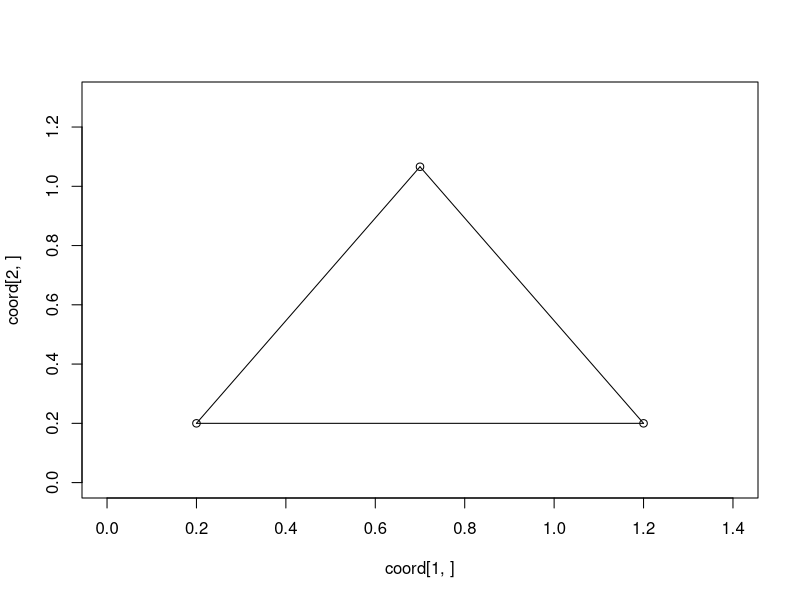
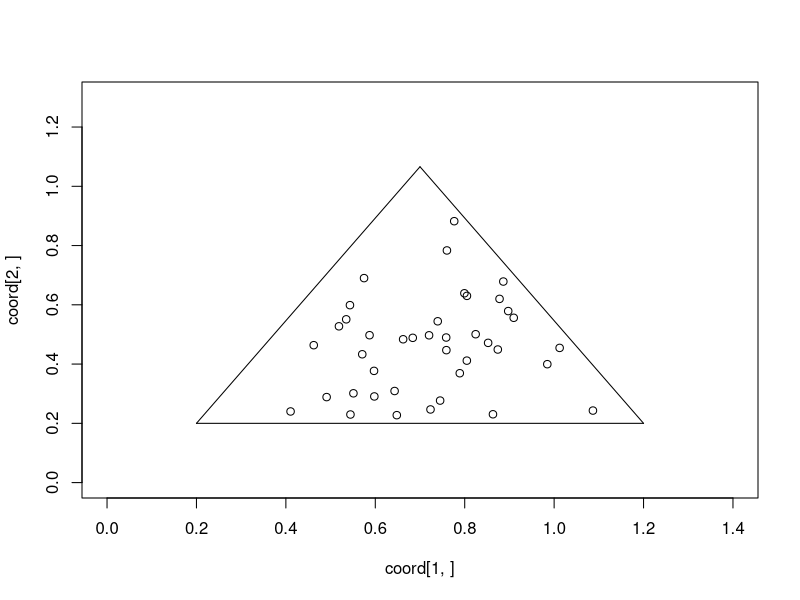

Here is the R script that generated these plots, in order: (Note: this script raises an error after producing the figures.)
library(MASS)
library(ggplot2)
library(dplyr)


norm_data <- function(data) {
  ## transform to column matrix if vector
  ## ensures that functions work also with one data point only
  if (is.null(dim(data))) {
    data <- t(matrix(data))
  }
  if(class(data)=="data.frame"){
    data <- as.matrix(data)
  }
  ## check presence of 0s or negative values
  if (any(data <= 0)) {
    stop("All values should be positive")
  }
  data
}


Inner_product<-function(x,y){
  
  x<-norm_data(x)  
  y<-norm_data(y)  

  if(ncol(x)!=ncol(y)){
    stop("x and y should have the same dimension")
  }
  if(nrow(x)!=1 && nrow(y)!=1){
    stop("wrong dimension")
  }
  D<-ncol(x)
  somme<-0
  for(i in 1:D){
    somme=somme+sum(log(x[i]/x)*log(y[i]/y))  
  }
  somme/(2*D)
}


norm_simplex<-function(x){
  
  sqrt(Inner_product(x,x))
}



closure <- function(data, k=1){
  data <- norm_data(data)
  c=rowSums(data)
  k * data / c
}

perturbation <- function(data, multiple){
  data <- norm_data(data)
  ## multiply each row in data by values in multiple
  new.data <- sweep(data, 2, multiple, "*")
  closure(new.data)
}


power <- function(data, alpha){
  data <- norm_data(data)
  new.data <- data^alpha
  closure(new.data)
}

clr <- function(data){
  data <- norm_data(data)
  ## Log transform ...
  log.data <- log(data)
  ## ... and center
  clr.data <- log.data - rowMeans(log.data)
}

mult<-function(x,t){
  
  return(x*t)
}

ternary_diagram<-function(data){
  u0=0.2;
  v0=0.2;
  A=c(u0+0.5,v0+sqrt(3)/2)
  B=c(u0,v0)
  C=c(u0+1,v0)
  
  k=sum(data[1,])
  coord=(1./k)*(sapply(data[,1],mult,t=A)+sapply(data[,2],mult,t=B)+sapply(data[,3],mult,t=C))
  plot(coord[1,],coord[2,],xlim=c(u0-0.2,u0+1.2),ylim=c(v0-0.2,v0+1.1))
  segments(B[1],B[2],A[1],A[2])
  segments(C[1],C[2],A[1],A[2])
  segments(B[1],B[2],C[1],C[2])
  
}



ligne<-function(x0,x){
  alpha=seq(-100,100,length=1000)
  perturbation(t(sapply(alpha,power,data=x)),x0)
}

simu_simplexe<-function(D,k,N){
  simplexe=matrix(runif(D*N,max=k),N,D)
  simplexe=k*apply(simplexe,2,function(x,j){x/j},j=rowSums(simplexe))
  simplexe
}



clr_inverse<-function(data,k){
  e=exp(data)
  closure(e,k)
}

Base_SIGMA_matrix<-function(D){
  mat=matrix(0,nrow=(D-1),ncol=D)
  for(i in 1:(D-1)){
    for(j in 1:(D-i)){
      mat[D-i,j]=sqrt(1/((D-i)*(D-i+1)))
    }
    mat[D-i,(D-i+1)]=-sqrt((D-i)/(D-i+1))
  }
  mat
}


Base_binary_matrix<-function(D){
  mat=matrix(0,nrow=(D-1),ncol=D)
  for(i in 1:(D-1)){
    for(j in 1:(D-i)){
      mat[D-i,j]=1
    }
    mat[D-i,(D-i+1)]=-1
  }
  mat
}

balance_coordinate=function(data,sequential_binary){
  D=dim(sequential_binary)[1]
  n=dim(data)[1]
  rs=cbind(apply(sequential_binary,1,function(x){return(sum(x==1))}),apply(sequential_binary,1,function(x){return(sum(x==-1))}))
  
  mat=matrix(0,nrow=n,ncol=D)
  
  for(i in 1:n){
    for(j in 1:D){
      mat[i,j]=sqrt(rs[j,1]*rs[j,2]/(rs[j,1]+rs[j,2]))*log((prod(data[i,which(sequential_binary[j,]==1)])^(1/rs[j,1]))/(prod(data[i,which(sequential_binary[j,]==-1)])^(1/rs[j,2])))
    }
  }
  mat
}

ilr<-function(data){
  clr(data)%*%t(Base_SIGMA_matrix(dim(data)[2])) 
}

ilr_inverse<-function(data,k){
  x=exp((data%*%Base_SIGMA_matrix(dim(data)[2]+1)))  
  
  closure(x,k)
}

variation_matrix<-function(data){
  D=dim(data)[2]
  mat=matrix(0,nrow=D,ncol=D)
  for(i in 1:D){
    for(j in 1:D){
      mat[i,j]=var(log(data[,i]/data[,j]))
    }
  }
  mat
}


cor_matrix<-function(data){
  
  if(nrow(data)==1){
    stop("correlation computation is impossible with one sample only.")
  }
  
  D <- ncol(data)
  mat <- matrix(0,nrow=D,ncol=D)
  for(i in 1:D){
    for(j in 1:D){
      mat[i,j] <- var(log(data[,i]/data[,j]))
    }
  }
  mat
}


normalised_variation_matrix <- function(data){
  log.data <- log(norm_data(data))
  ## test number of samples
  if (nrow(log.data) == 1) {
    stop("Variance computation is impossible with one sample only.")
  }
  D=ncol(log.data)
  mat=matrix(0, nrow = D, ncol = D)
  for(i in 1:D) {
    for(j in 1:i) {
      mat[i, j] <- mat[j, i] <- 0.5*var(log.data[, i] - log.data[, j])
    }
  }
  mat
}


center_data<-function(data){
  data <- norm_data(data)
  ## geometric mean = exponential of mean in log scale
  closure(exp(colMeans(log(data))))
}

totvar<-function(data){
  mean(rowSums(normalised_variation_matrix(data)))
}



center_scale<-function(data,center=TRUE,scale=TRUE){
  data <- norm_data(data)
  
  texte <- dimnames(data)
  if (center) {
    data <- perturbation(data, 1. / center_data(data))
  }
  if (scale) {
    data <- power(data, 1. / sqrt(totvar(data)))
  }
  dimnames(data) <- texte
  data
}


biplot<-function(data){
  
  data <- norm_data(data)
  n <- nrow(data)
  p <- ncol(data)
  
  
  
  Z=clr(data)

  C=cov(Z)
  
  vect=eigen(C)$vector
  val=eigen(C)$values
  
  x=Z%*%vect
  
  n=dim(data)[1]
  
  stats::biplot(x[,1:2],vect[,1:2])
}


marginal_univariate_distributions<-function(data){
  
  data_ilr <- ilr(data)
  D_1 <- dim(data_ilr)[2]
  n <- dim(data_ilr)[1]
  
  u_i <- apply(data_ilr,2,mean)  
  var_i <- apply(data_ilr,2,var)
  
  q <- t(data_ilr)-u_i
  q <- t(q/var_i)
  p <- pnorm(q)
  
  z <- apply(p,2,sort)
  somme_a <- 0
  somme_c <- 0
  somme_w <- 0
  
  for(r in 1:n){
    somme_a <- somme_a+(2*r-1)*(log(z[r,])+log(1-z[n+1-r,]))
    somme_c <- somme_c+(z[r,]-(2*r-1)/(2*n))^2
    somme_w=somme_w+z[r,]-1./2
  }
  
  
  mat <- matrix(c("significance level:", " 10", " 5", " 2.5", " 1",
                  "Anderson Darling:",  0.656, 0.787, 0.918, 1.092,
                  "Cramer von Mises", 0.104, 0.126, 0.148, 0.178,
                  "Watson", 0.096, 0.116, 0.136, 0.163
                                                        ),nrow=4,byrow=TRUE)
  
  Qa <- (25./(n^2)-4./n-1)*(somme_a/n+n)
  Qc <- (somme_c+1/(12*n))*((2*n+1)/(2*n))
  Qw <- Qc-((2*n+1)/2.)*(somme_w/n)^2
  
  
  rval <- list(significance_level=mat, Anderson_Darling=Qa, Cramer_von_Mises=Qc, Watson=Qw)
  class(rval) <- "marginale univariate"
  
  rval
}





Bivariate_angle_distribution<-function(data){
  
  data <- norm_data(data)
  
  data_ilr <- ilr(data)
  D_1 <- dim(data_ilr)[2]
  n <- dim(data_ilr)[1]
  
  u_i <- apply(data_ilr,2,mean)
  var_i <- apply(data_ilr,2,var)
  
  Qa <- matrix(0, ncol = D_1, nrow = D_1)
  Qc <- matrix(0, ncol = D_1, nrow = D_1)
  Qw <- matrix(0, ncol = D_1, nrow = D_1)
  for(i in 1:D_1){
    j <- i+1
    while(j<=D_1){
     cov_ij <- cov(data_ilr[,i],data_ilr[,j]) 
     
     ur <- (1./sqrt(var_i[i]*var_i[j]-cov_ij^2))*((data_ilr[,i]-u_i[i])*sqrt(var_i[j])-(data_ilr[,j]-u_i[j])*cov_ij/sqrt(var_i[j]))
     vr <- (data_ilr[,j]-u_i[j])/sqrt(var_i[j])
     
     Or <- atan(vr/ur)+(1-sign(ur))*pi/2+(1+sign(ur))*(1-sign(vr))*pi/2
     
     z <- sort(Or/(2*pi))
     
     somme_a <- 0
     somme_c <- 0
     somme_w <- 0
     for(r in 1:n){
       somme_a <- somme_a+(2*r-1)*(log(z[r])+log(1-z[n+1-r]))
       somme_c <- somme_c+(z[r]-(2*r-1)/(2*n))
       somme_w <- somme_w+z[r]-1/2
         
     }
     
     Qa[i,j] <- -somme_a/n-n
     
     Qc[i,j] <- (somme_c-3.8/(12*n)+0.6/(n^2))*((n+1)/n)
     
     Qw[i,j] <- (somme_c-0.2/(12*n)+0.1/(n^2)-somme_w/n)*((n+0.8)/n)
     
     
     j=j+1
     }
  }
  
  mat <- matrix(c("significance level:", " 10", " 5", " 2.5", " 1",
                  "Anderson Darling:",  1.933, 2.492, 3.070, 3.857,
                  "Cramer von Mises", 0.347, 0.461, 0.581, 0.743,
                  "Watson", 0.152, 0.187, 0.221, 0.267
  ),nrow=4,byrow=TRUE)
  
  
  rval <- list(significance_level=mat, Anderson_Darling=Qa, Cramer_von_Mises=Qc, Watson=Qw)
  class(rval) <- "Bivariate angle test"
  
  rval
}


Raduis_test<-function(data){
  
  data <- norm_data(data)
  
  data_ilr <- ilr(data)
  D_1 <- ncol(data_ilr)
  n <- nrow(data_ilr)
  
  u_i <- apply(data_ilr,2,mean)
  var_ij <- var(data_ilr)
  var_ij_inv <- solve(var_ij)
  
  
  data_centrer <- t(t(data_ilr)-u_i)
  ur <- apply(data_centrer,1,function(x){return(x%*%var_ij_inv%*%x)})
  
  p <- pchisq(ur,df=D_1)
  z <- sort(p)
  
  
  somme_a <- 0
  somme_c <- 0
  somme_w <- 0
  for(r in 1:n){
    somme_a <- somme_a+(2*r-1)*(log(z[r])+log(1-z[n+1-r]))
    somme_c <- somme_c+(z[r]-(2*r-1)/(2*n))^2
    somme_w <- somme_w+z[r]-1/2
  }
  
  Qa <- -somme_a/n-n
  Qc <- (somme_c-3.8/(12*n)+0.6/(n^2))*((n+1)/n)
  Qw <- (somme_c-0.2/(12*n)+0.1/(n^2)-somme_w/n)*((n+0.8)/n)
  
  
  mat <- matrix(c("significance level:", " 10", " 5", " 2.5", " 1",
                  "Anderson Darling:",  1.933, 2.492, 3.070, 3.857,
                  "Cramer von Mises", 0.347, 0.461, 0.581, 0.743,
                  "Watson", 0.152, 0.187, 0.221, 0.267
  ),nrow=4,byrow=TRUE)
  
  
  rval <- list(significance_level=mat, Anderson_Darling=Qa, Cramer_von_Mises=Qc, Watson=Qw)
  class(rval) <- "raduis test"
  
  rval
 
}

intervalle_confiance<-function(data,alpha,case=1,moy=0,var_matrix=1){
  
  coord <- function(x,k,sigma,theta){
    u1 <- x[1]-sqrt((sigma[1,1]*sigma[2,2]-sigma[1,2]^2)/sigma[2,2])*sqrt(k)*cos(theta)-sigma[1,2]/sqrt(sigma[2,2])*sqrt(k)*sin(theta)
    u2 <- x[2]-sqrt(sigma[2,2])*sqrt(k)*sin(theta)
    
    matrix(c(u1,u2),ncol=2)
  }
  
  if(case==1){
    theta <- seq(0,2*pi,0.01)
    D <- ncol(data)
    u <- coord(moy,qchisq(1-alpha,D-1),var_matrix,theta)
    
    u
  }

  else if(case==2){
    moy <- apply(data,2,mean)
    var_matrix <- var(data)
    
    theta <- seq(0,2*pi,0.01)
    D <- dim(data)[2]
    n <- dim(data)[1]
    k <- (D-1)/(n-D+1)*qf(1-alpha,D-1,n-D+1)
    u <- coord(moy,k,var_matrix,theta)
    
    u
  }
  
}

testing<-function(data1,data2,alpha,case=1){
  
    
    u1 <- apply(data1,2,mean)
    u2 <- apply(data2,2,mean)
    
    sigma1 <-var(data1)
    sigma2 <- var(data2)

    n1 <- nrow(data1)
    n2 <- nrow(data2)
    D <- ncol(data1)+1
    
    if(case==1){
      uc <- (n1*u1+n2*u2)/(n1+n2)
      sigmac <- (n1*sigma1+n2*sigma2)/(n1+n2)+(n1*n2*(u1-u2)%*%t((u1-u2)))/((n1+n2)^2)
      
      Q <- n1*log(det(sigmac)/det(sigma1))+n2*log(det(sigmac)/det(sigma2))
      
      quant <- qchisq(1-alpha,0.5*D*(D-1))

    }
    else if(case==2){
      sigmap <- (n1*sigma1+n2*sigma2)/(n1+n2)
      
      Q <- n1*log(det(sigmap)/det(sigma1))+n2*log(det(sigmap)/det(sigma2))
      
      quant <- qchisq(1-alpha,0.5*(D-1)*(D-2))
    }
    
    else if(case==3){
      sigma1h <- sigma1
      sigma2h <- sigma2
      
      sigma_12h <- sigma1h+100
      sigma_22h <- sigma2h+100
      
      tol <- 1e-6
      nb_iter_max <- 5000000
      nb_iter <- 0
      
      while(abs(det(sigma1h)-det(sigma_12h))>tol | abs(det(sigma2h)-det(sigma_22h))>tol & nb_iter<nb_iter_max){
        
        sol_sigma1h <- solve(sigma1h)
        sol_sigma2h <- solve(sigma2h)
        
        uh <- solve(n1*sol_sigma1h+n2*sol_sigma2h)%*%(n1*sol_sigma1h%*%u1+n2*sol_sigma2h%*%u2)

        sigma_12h <- sigma1h
        sigma_22h <- sigma2h
        
        sigma1h <- sigma1+(u1-uh)%*%t(u1-uh)
        sigma2h <- sigma2+(u2-uh)%*%t(u2-uh)
        
        nb_iter <- nb_iter+1
      }
      
      Q <- n1*log(det(sigma1h)/det(sigma1))+n2*log(det(sigma2h)/det(sigma2))
      
      quant<- qchisq(1-alpha,(D-1))
    }
    
  rval<-list(statistic=Q, quantile=quant, case=case)
  class(rval)="test"
  
  rval
}



dendogram<-function(data,mat){
  
  data <- norm_data(data)
  n <- nrow(data)
  p <- ncol(data)
  
  
  data<-balance_coordinate(data,mat)
  
  
  
}



Graph_proportion_evolution<-function(data, abscisse=1:nrow(data)){
  
  data <- norm_data(data)
  time=abscisse
  D <- ncol(data)
  
  somme <- sum(data[1,])
  data <- data/somme
    
  data <- as.data.frame.table(data)
  data$Var1 <- rep(time, D)

  
  new.data <- group_by(data, Var2, Freq)
  
  g<- new.data %>% ggplot(aes(x=Var1, y=Freq))+
    geom_line(aes(group=Var2, color=Var2))+
    labs(y="proportions", x="alpha")+
    scale_color_discrete(name=NULL)+
    theme_bw()
  g
}





Graph_cumulative_evolution<-function(data, abscisse=1:nrow(data)){
  
  data <- norm_data(data)
  time=abscisse
  D <- ncol(data)
  
  data <- closure(data)
  data <- t(apply(data,1,cumsum))
  
  for(i in D:2){
    data[,i] <- data[,i]-data[,i-1]
  }
  
  data <- as.data.frame.table(data)
  data$Var1 <- rep(time, D)
  
  new.data <- group_by(data, Var2, Freq)
  
  g<- new.data %>% ggplot(aes(x=Var1, y=Freq, fill=Var2))+
    geom_area()+
    labs(y="proportions", x="alpha")+
    scale_fill_discrete(name=NULL)+
    theme_bw()
  g
  
}



simplexe=rbind(c(5,0,0),c(0,0,5),c(0,5,0))
ternary_diagram(simplexe)

test=simu_simplexe(3,10,40)

ternary_diagram(test)
ternary_diagram(perturbation(test,c(20,100,2)))
ternary_diagram(power(test,2))

x=matrix(c(1,3.8,1.2),nrow=1)
x0=matrix(c(1,4,1),nrow=1)
ternary_diagram(ligne(x0,x))

########### test ilr
x=matrix(c(1,2,-1.2,1,-6,9),nrow=3)
ternary_diagram(ilr_inverse(x,4))
x
ilr(ilr_inverse(x,4))

x=matrix(c(seq(-1,1,length=100),seq(-4,4,length=100)),ncol=2)
x1=matrix(c(seq(-4,4,length=100),seq(4,-4,length=100)),ncol=2)
ternary_diagram(ilr_inverse(x,4))
ternary_diagram(ilr_inverse(x1,4))



table_2.1=matrix(c(79.07,12.83,8.1,31.74,56.69,11.57,18.61,72.05,9.34,49.51,15.11,35.38,29.22,52.36,18.42,21.99,59.01,18.1,11.74,65.04,23.22,24.47,52.53,23.0,5.14,38.39,56.47,15.54,57.34,27.11),nrow=3)
clr(t(table_2.1))



x=matrix(c(48.29,48.83,45.61,45.5,49.27,46.53,48.12,47.93,46.96,49.16,48.41,47.9,48.45,48.98,48.74,49.61,49.2,
           2.33,2.47,1.7,1.54,3.3,1.99,2.34,2.32,2.01,2.73,2.47,2.24,2.35,2.48,2.44,3.03,2.5, 11.48,12.38,8.33,8.17,12.10,9.49,11.43,11.18,9.9,12.54,11.8,11.17,11.64,12.05,11.6,12.91,12.32,
           1.59,2.15,2.12,1.6,1.77,2.16,2.26,2.46,2.13,1.83,2.81,2.41,1.04,1.39,1.38,1.6,1.26,
           10.03,9.41,10.02,10.44,9.89,9.79,9.46,9.36,9.72,10.02,8.91,9.36,10.37,10.17,10.18,9.68,10.13, 0.18,0.17,0.17,0.17,0.17,0.18,0.18,0.18,0.18,0.18,0.18,0.18,0.18,0.18,0.18,0.17,0.18,
           13.58,11.08,23.06,23.87,10.46,19.28,13.65,14.33,18.31,10.05,12.52,14.64,13.23,11.18,12.35,8.84,10.51,
           9.85,10.64,6.98,6.79,9.65,8.18,9.87,9.64,8.58,10.55,10.18,9.58,10.13,10.83,10.45,10.96,11.05,
           1.9,2.02,1.33,1.28,2.25,1.54,1.89,1.86,1.58,2.09,1.93,1.82,1.89,1.73,1.67,2.24,2.02,
           0.44,0.47,0.32,0.31,0.65,0.38,0.46,0.45,0.37,0.56,0.48,0.41,0.45,0.8,0.79,0.55,0.48,
           0.23,0.24,0.16,0.15,0.3,0.18,0.22,0.21,0.19,0.26,0.23,0.21,0.23,0.24,0.23,0.27,0.23),
         nrow=17,
         dimnames = list(1:17,
                         paste0("v", 1:11)))
round(center_data(x),2)
totvar(x)
round(normalised_variation_matrix(x),3)

x_center_scale=center_scale(x,scale=FALSE)

x1=simu_simplexe(3,4,10)+matrix(c(rep(2,10),rep(0,20)),nrow=10)
x2=center_scale(x1)
ternary_diagram(x1)
ternary_diagram(x2)



biplot(x_center_scale)

base=matrix(c(0,0,0,1,-1,0,0,0,0,0,0,  1,0,-1,0,0,0,0,0,0,0,0,  0,1,0,0,0,0,0,0,0,0,-1,  1,-1,1,0,0,0,0,0,0,0,-1,   0,0,0,0,0,0,0,1,-1,0,0,  0,0,0,0,0,0,0,1,1,-1,0,   0,0,0,0,0,1,-1,0,0,0,0,   0,0,0,1,1,-1,-1,0,0,0,0,   0,0,0,1,1,1,1,-1,-1,-1,0,   1,1,1,-1,-1,-1,-1,-1,-1,-1,1),nrow=10,byrow = TRUE)

z=balance_coordinate(x,base)
m=matrix(0,nrow =10,ncol=10)
m[upper.tri(m)]=cor(z)[upper.tri(cor(z))]
m[lower.tri(m)]=var(z)[lower.tri(var(z))]
diag(m)=diag(var(z))
m


########################## simulation multivarie
simplexe=simu_simplexe(3,4,50000)
Sigma <- matrix(c(1,0.4,0.4,1),2,2)
Sigma1 <- matrix(c(1.2,0.8,0.8,1),2,2)
normale=mvrnorm(n = 5000, c(0,0.8), Sigma1)
normale1=mvrnorm(n = 4000, c(0,2), Sigma1)
ternary_diagram(ilr_inverse(rbind(normale,normale1),4))

marginal_univariate_distributions(simplexe)
marginal_univariate_distributions(ilr_inverse(normale,4))

Bivariate_angle_distribution(simplexe)
Bivariate_angle_distribution(ilr_inverse(normale,4))

Raduis_test(simplexe)
Raduis_test(ilr_inverse(normale,4))


u=intervalle_confiance(normale,0.05,1,c(0,0.8),Sigma1)
plot(normale)
lines(u,col='red')

u=intervalle_confiance(normale,0.05,2)
plot(normale)
lines(u,col='red')


normale=mvrnorm(n = 50000, c(0,0.8), Sigma1)
normale1=mvrnorm(n = 40000, c(0,0.81), Sigma1)
testing(normale,normale1,0.05,3)

